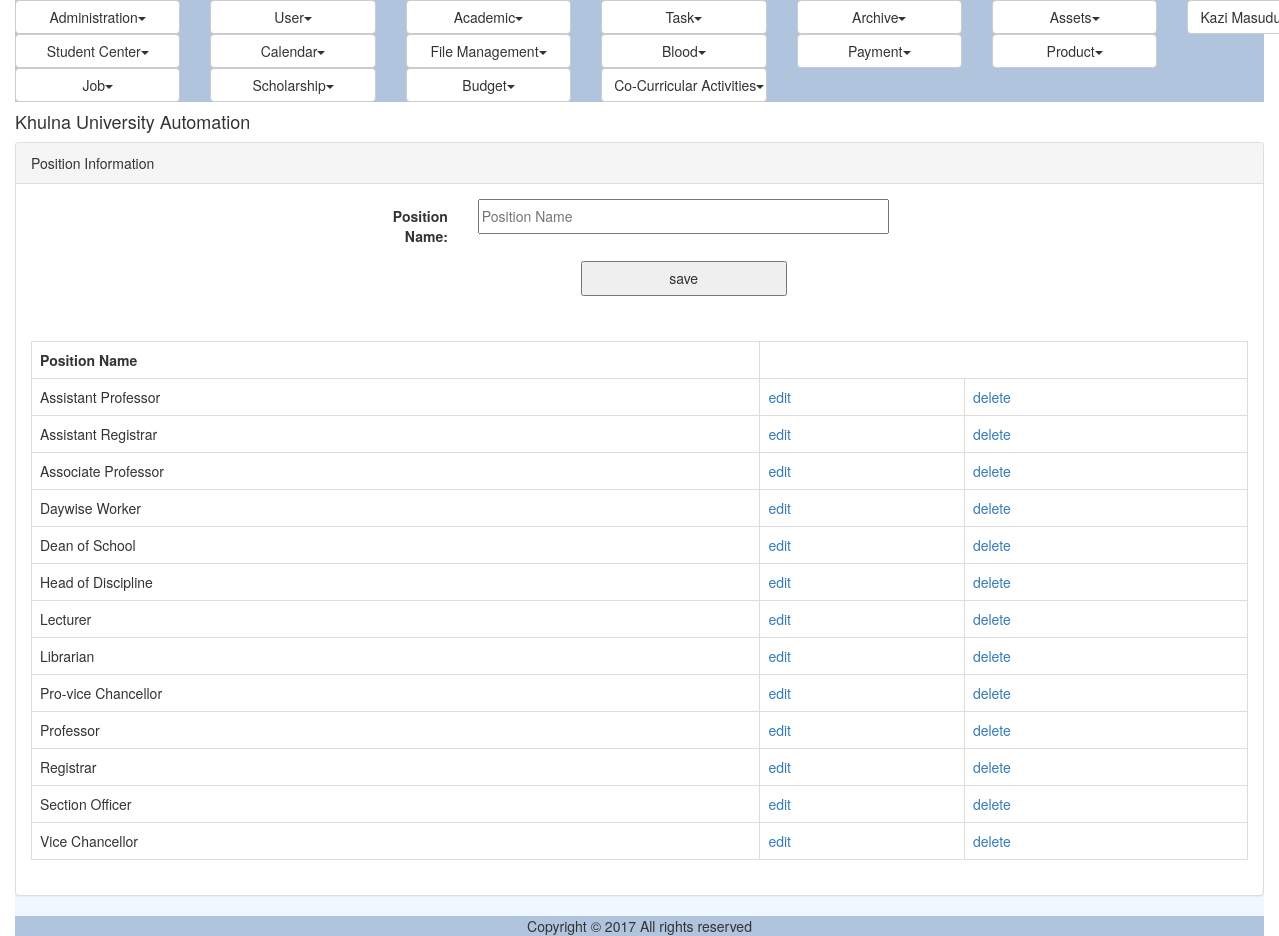
Screenshot of /position.php (signed in) with the database file from the repository.
### tables this page shows
CREATE TABLE IF NOT EXISTS `ums_position` (
  `ID` varchar(40) NOT NULL,
  `Name` varchar(50) NOT NULL,
  PRIMARY KEY (`ID`)
);

### util/class.util.inc (called while the page is built, shortened)
<?php
class ConfigUtil implements I_DBConfig, I_LogConfig, I_LanguageConfig{
	public static $s_instance;
	private $_host;
	private $_username;
	private $_password;
	private $_database;
	public static function getInstance() {
		if(!self::$s_instance) {
			self::$s_instance = new self();
		}
		return self::$s_instance;
	}
	private function readConfig(){
		$this->_ini_array = parse_ini_file(CONFIG.'system.ini');
		$this->_host =	$this->_ini_array['db_host'];
		$this->_username = $this->_ini_array['db_username'];
		$this->_password = $this->_ini_array['db_password'];
		$this->_database = $this->_ini_array['db_database'];
	}
	public function getDBHost(){
		return $this->_host;
	}
	public function getDBUserName(){
		return $this->_username;
	}
	public function getDBPassword(){
		return $this->_password;
	}
	public function getDBName(){
		return $this->_database;
	}
}
class DBUtil implements I_DBUtil {
	private static $s_instance;
	private $_host;
	private $_username;
	private $_password;
	private $_database;
	protected $_connection;
	protected $_result;
	public static function getInstance() {
		if(!self::$s_instance) {
			self::$s_instance = new self();
		}
		return self::$s_instance;
	}
	private function readDBConfig(){
		$_config = ConfigUtil::getInstance();
		$this->_host = $_config->getDBHost();
		$this->_username = $_config->getDBUserName();
		$this->_password = $_config->getDBPassword();
		$this->_database = $_config->getDBName();
	}
	private function setConnection(){
		$this->_connection = new mysqli($this->_host, $this->_username,
			$this->_password, $this->_database);
	}
	public function doQuery($sql) {
		$this->_result = $this->_connection->query($sql) or die(mysqli_error($this->_connection));
		return $this->_result;
	}
	public function getNumRows() {
		$this->_numRows = mysqli_num_rows($this->_result);
		return $this->_numRows;
	}
	public function getAllRows() {
		$rows = array();
		for($x = 0; $x < $this->getNumRows(); $x++) {
			$rows[] = mysqli_fetch_assoc($this->_result);
		}
		return $rows;
	}
}
class LogUtil{
	private static $s_instance;
	public static function getInstance(){
		if(!self::$s_instance) {
			self::$s_instance = new self();
		}
		return self::$s_instance;
	}
}
class LangUtil{
	private static $s_instance;
	public static function getInstance() {
		if(!self::$s_instance) {
			self::$s_instance = new self();
		}
		return self::$s_instance;
	}
}
?>

### modules/user/ui/blade/view.position.blade.inc (called while the page is built, shortened)
<?php
include_once UTILITY.'class.util.inc';
include_once MODULES_USER.'bao/class.positionbao.inc';
$_PositionBAO = new PositionBAO();
?>

### modules/user/bao/class.positionbao.inc (called while the page is built, shortened)
<?php
include_once UTILITY.'class.util.inc';
include_once MODULES_USER.'dao/class.positiondao.inc';
Class PositionBAO{
	private $_PositionDAO;
	public function __construct(){
		$this->_PositionDAO = new PositionDAO();
	}
	public function getAllPositions(){
		$Result = $this->_PositionDAO->getAllPositions();
		return $Result;
	}
}
?>

### modules/user/dao/class.positiondao.inc (called while the page is built, shortened)
<?php
include_once COMMON.'class.common.inc';
include_once UTILITY.'class.util.inc';
Class PositionDAO{
	private $_DB;
	public function __construct(){
		$this->_DB = DBUtil::getInstance();
	}
	public function getAllPositions(){
		$PositionList = array();
		$this->_DB->doQuery("SELECT * FROM ums_position order by Name ASC");
		$rows = $this->_DB->getAllRows();
		for($i = 0; $i < sizeof($rows); $i++) {
			$row = $rows[$i];
			$this->_Position = new Position();
		    $this->_Position->setID ( $row['ID']);
		    $this->_Position->setName( $row['Name'] );
		    $PositionList[]=$this->_Position;
		}
		$Result = new Result();
		$Result->setIsSuccess(1);
		$Result->setResultObject($PositionList);
		return $Result;
	}
}
?>

### common/class.common.inc (called while the page is built, shortened)
<?php
include_once 'class.common.user.inc';
class Result{
    private $_IsSuccess=0;
    private $_ResultObject;
    public function setIsSuccess($IsSuccess){
        $this->_IsSuccess = $IsSuccess;
    }
    public function getIsSuccess(){
        return $this->_IsSuccess;
    }
    public function setResultObject($ResultObject){
        $this->_ResultObject = $ResultObject;
    }
    public function getResultObject(){
        return $this->_ResultObject;
    }
}
?>

### common/class.common.user.inc (called while the page is built, shortened)
<?php
class Position{
    private $_ID;
    private $_Name;
    public function setID ( $ID ) {
        $this->_ID = $ID;
    }
    public function getID () {
        return $this->_ID;
    }
    public function setName( $Name ) {
        $this->_Name = $Name;
    }
    public function getName() {
        return $this->_Name;
    }
}
?>

### modules/user/ui/view.position.inc (the view)
<?php
include_once 'blade/view.position.blade.inc';
include_once COMMON.'class.common.inc';
?>
<div class="panel panel-default">
    <div class="panel-heading">Position Information</div>
    <div class="panel-body">
	<div id="form">
		<form method="post" class="form-horizontal">
				<div class="form-group">
              	<label class="control-label col-sm-2" for="txtName">Position Name:</label>
              	<div class="col-sm-10">
					<input type="text" name="txtName" placeholder="Position Name" value="<?php
					if(isset($_GET['edit'])) echo $getROW->getName();  ?>" />
				</div>
				</div>
		        <div class="form-group">
	              <div class="col-sm-offset-2 col-sm-10">
						<?php
						if(isset($_GET['edit']))
						{
							?>
							<button type="submit" name="update">update</button>
							<?php
						}
						else
						{
							?>
							<button type="submit" name="save">save</button>
							<?php
						}
						?>
				</div>
				</div>
		</form>
	</div>
	</div>
	<div class="panel-body">
	<table class="table table-bordered">
	<?php
	$Result = $_PositionBAO->getAllPositions();
	if($Result->getIsSuccess()){
		$PositionList = $Result->getResultObject();
	?>
		<tr>
			<th>Position Name</th>
		</tr>
		<?php
		for($i = 0; $i < sizeof($PositionList); $i++) {
			$Position = $PositionList[$i];
			?>
		    <tr>
			    <td><?php echo $Position->getName(); ?></td>
			    <td><a href="?edit=<?php echo $Position->getID(); ?>" onclick="return confirm('sure to edit !'); " >edit</a></td>
			    <td><a href="?del=<?php echo $Position->getID(); ?>" onclick="return confirm('sure to delete !'); " >delete</a></td>
		    </tr>
	    <?php
		}
	}
	else{
		echo $Result->getResultObject();
	}
	?>
	</table>
	</div>
</div>

### resources/css/style.css (style rules this page uses)
#form { width:500px; margin:0px auto; text-align:center; }
#form form input { width:100%; height:35px; }
form button { width:50%; height:35px; }
table,td { border:solid #e9e9e9 1px; }

### resources/css/result.css (style rules this page uses)
.courses td, th { border: 1px solid black; }
.years td, th { border: 1px solid black; }
table, td, th { border-collapse: collapse; border: 0px solid black; }

### rows the page displays
ums_position: Name "Assistant Professor"
ums_position: Name "Assistant Registrar"
ums_position: Name "Associate Professor"
ums_position: Name "Daywise Worker"
ums_position: Name "Dean of School"
ums_position: Name "Head of Discipline"
ums_position: Name "Lecturer"
ums_position: Name "Librarian"
ums_position: Name "Pro-vice Chancellor"
ums_position: Name "Professor"
ums_position: Name "Registrar"
ums_position: Name "Section Officer"
ums_position: Name "Vice Chancellor"

### other values shown
$globalMenu[$i]->getTitle() "Administration User Academic Task Archive Assets Student Center Calendar File Management Blood Payment Product Job Scholarship Budget Co-Curricular Activities"
$CurrentUser->getFullName() "Kazi…"
